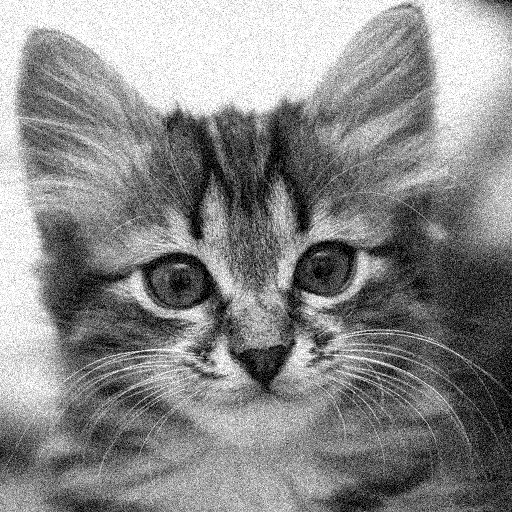
//> input picture cmake-build-debug/images/source/cat/cat_0.10.png, 512 x 512 px
$ ./main   (built with g++ and OpenCV 4)
//> lines starting //> are read from the running program, lines starting //| are printed output that depends on the picture
#include <iostream>
#include <opencv2/core.hpp>
#include <opencv2/imgcodecs.hpp>
#include <algorithm>
#include <chrono>

using namespace std;
using namespace cv;

class ppnlm_denoiser {

    const bool store_deltas = false;

    const int max_depth = 8;
    const float smoothing = 1;
    const int patch_size = 3;
    const int kernel_size = 3;

    const int rel_max = (int) pow(2 * kernel_size + 1, 2);
    const float upper_bound = rel_max - (rel_max / 3);
    const float lower_bound = rel_max / 3;
    const float divider = rel_max / 3;

    vector<Mat> downfuse_levels;
    vector<Mat> upfuse_levels;
    vector<Mat> rel_levels;
    vector<vector<Mat>> delta_levels;

    // compute the largest possible size of a patch/kernel of mat centered around x,y and store the results in the refs
    void computeMinMax(Mat &mat, int y, int x, int &min_y, int &min_x, int &max_y, int &max_x, int size) {

        min_y = max(y - size, 0);
        min_x = max(x - size, 0);

        max_y = min(y + size, mat.rows);
        max_x = min(x + size, mat.cols);
    }

    // compute the largest possible patch in mat centered around x,y
    Mat getPatch(Mat &mat, int y, int x) {

        int min_y, min_x, max_y, max_x;
        computeMinMax(mat, y, x, min_y, min_x, max_y, max_x, patch_size);

        Range rows(min_y, max_y);
        Range cols(min_x, max_x);

        Mat out(mat, rows, cols);
        return out;
    }

    // compute a delta by comparing 2 patches
    float calculateDelta(Mat &local_patch, Mat &other_patch) {

        float sum = 0;

        for(int y = 0; y < local_patch.rows; y++) {
            for(int x = 0; x < local_patch.cols; x++) {

                float diff = (1 / smoothing) * (local_patch.at<float>(y, x) - other_patch.at<float>(y, x));
                sum += (float) pow(diff, 2);
            }
        }

        return exp(-sum);
    }

    //compute the current downfuse pixel
    float downfusePixel(Mat mat, int local_y, int local_x, float &weight_sum, float &weight_sqrd_sum, Mat &delta_mat) {

        float pixel_sum = 0;

        Mat local_patch = getPatch(mat, local_y, local_x);

        int min_y, min_x, max_y, max_x;
        computeMinMax(mat, local_y, local_x, min_y, min_x, max_y, max_x, kernel_size);

        delta_mat = Mat(max_y - min_y, max_x - min_x, mat.type());

        for(int y = min_y; y < max_y; y++) {
            for(int x = min_x; x < max_x; x++) {

                Mat other_patch = getPatch(mat, y, x);

                float rel_score = rel_levels.back().at<float>(y, x);

                float delta = calculateDelta(local_patch, other_patch);
                assert((delta >= 0 && delta <= 1));

                float weight = rel_score * delta;
                assert((weight >= 0 && weight <= rel_max));

                delta_mat.at<float>(y - min_y, x - min_x) = delta;

                weight_sum += weight;
                weight_sqrd_sum += (float) pow(weight, 2);

                pixel_sum += weight * mat.at<float>(y, x);
            }
        }

        return pixel_sum;
    }

    // compute the current downfuse level
    void downfuse(int depth) {

        cout << "downfuse level: " << depth << endl;
        if(depth >= max_depth) return;

        Mat input = downfuse_levels.back();
        Mat output(input.rows / 2, input.cols / 2, input.type());
        Mat rels(output.rows, output.cols, output.type());
        vector<Mat> deltas(input.rows * input.cols);

        #pragma omp parallel for
        for(int y = 0; y < input.rows; y += 2) {
            for(int x = 0; x < input.cols; x += 2) {

                float weight_sum = 0;
                float weight_sqrd_sum = 0;
                Mat delta_mat;

                float val = downfusePixel(input, y, x, weight_sum, weight_sqrd_sum, delta_mat);

                deltas[(y * input.rows + x) / 2] = delta_mat;

                if(weight_sum != 0) {
                    float val_output = val / weight_sum;
                    assert((val_output >= 0 && val_output <= 1));
                    output.at<float>(y / 2, x / 2) = val_output;
                } else {
                    output.at<float>(y / 2, x / 2) = 0;
                }

                if(weight_sqrd_sum != 0) {
                    float rel_output = ((float) pow(weight_sum, 2)) / weight_sqrd_sum;
                    assert((rel_output >= 1 && rel_output <= rel_max));
                    rels.at<float>(y / 2, x / 2) = rel_output;
                } else {
                    rels.at<float>(y / 2, x / 2) = 1;
                }
            }
        }

        downfuse_levels.push_back(output);
        rel_levels.push_back(rels);
        delta_levels.push_back(deltas);

        downfuse(++depth);
    }

    // compute the nlm part of a pixel in the current upfuse level
    float nlmPixel(Mat &mat, int local_y, int local_x, float &weight_sum, Mat &deltas) {

        float pixel_sum = 0;

        Mat local_patch = getPatch(mat, local_y, local_x);

        int min_y, min_x, max_y, max_x;
        computeMinMax(mat, local_y, local_x, min_y, min_x, max_y, max_x, kernel_size);

        for(int y = min_y; y < max_y; y++) {
            for(int x = min_x; x < max_x; x++) {

                float delta;
                if(store_deltas && local_y % 2 == 0 && local_x % 2 == 0) {
                    delta = deltas.at<float>(y - min_y, x - min_x);
                } else {
                    Mat other_patch = getPatch(mat, y, x);
                    delta = calculateDelta(local_patch, other_patch);
                    assert((delta >= 0 && delta <= 1));
                }

                float weight = delta;
                assert((weight >= 0 && weight <= 1));

                weight_sum += weight;
                pixel_sum += weight * mat.at<float>(y, x);
            }
        }

        return pixel_sum;
    }

    // compute the upfuse part of a pixel in the current upfuse level
    float upfusePixel(Mat &finer, Mat &coarser, int local_y, int local_x, float &weight_sum, Mat &deltas) {

        float pixel_sum = 0;

        Mat local_patch = getPatch(finer, 2 * (local_y / 2), 2 * (local_x / 2));

        int min_y, min_x, max_y, max_x;
        computeMinMax(coarser, local_y / 2, local_x / 2, min_y, min_x, max_y, max_x, kernel_size);

        for(int y = min_y; y < max_y; y++) {
            for(int x = min_x; x < max_x; x++) {

                float rel_score = rel_levels.back().at<float>(y, x);

                float delta;
                if(store_deltas && local_y % 2 == 0 && local_x % 2 == 0) {
                    delta = deltas.at<float>(y - min_y, x - min_x);
                } else {
                    Mat other_patch = getPatch(finer, y * 2, x * 2);
                    delta = calculateDelta(local_patch, other_patch);
                    assert((delta >= 0 && delta <= 1));
                }

                float weight = rel_score * delta;
                assert((weight >= 0 && weight <= 1));

                weight_sum += weight;
                pixel_sum += weight * coarser.at<float>(y, x);
            }
        }

        return pixel_sum;
    }

    // compute the current upfuse level
    void upfuse(int depth) {

        cout << "upfuse level: " << depth << endl;
        if(depth <= 0) return;

        Mat finer = downfuse_levels[depth - 1];
        Mat coarser = upfuse_levels.back();
        Mat output(finer.rows, finer.cols, finer.type());

        vector<Mat> deltas = delta_levels.back();

        #pragma omp parallel for
        for(int y = 0; y < output.rows; y++) {
            for(int x = 0; x < output.cols; x++) {

                float weight_sum = 0;

                Mat delta_mat = deltas[(y * output.rows + x) / 2];

                float val2 = upfusePixel(finer, coarser, y, x, weight_sum, delta_mat);
                float val1 = nlmPixel(finer, y, x, weight_sum, delta_mat);

                if(weight_sum != 0) {
                    float val_output = (val1 + val2) / weight_sum;
                    assert((val_output >= 0 && val_output <= 1));
                    output.at<float>(y, x) = val_output;
                } else {
                    output.at<float>(y, x) = 0;
                }
            }
        }

        upfuse_levels.push_back(output);
        rel_levels.pop_back();
        delta_levels.pop_back();

        upfuse(--depth);
    }

    void clampRels(Mat& rels) {
        for(int i = 0; i < rels.rows; i++) {
            for(int j = 0; j < rels.cols; j++) {
                float val = rels.at<float>(i, j);
                float clamped_val = fmin(fmax(0, val - lower_bound), rel_max - upper_bound);
                float normalized_val = clamped_val / divider;
                assert((normalized_val >= 0 && normalized_val <= 1));
                rels.at<float>(i, j) = normalized_val;
            }
        }
    }

public:

    // denoise input mat and return the result
    Mat denoise(Mat &mat) {

        downfuse_levels.push_back(mat);
        rel_levels.push_back(Mat(mat.rows, mat.cols, mat.type(), rel_max));

        downfuse(0);

        upfuse_levels.push_back(downfuse_levels.back());

        for(auto rels: rel_levels) {
            clampRels(rels);
        }

        upfuse(max_depth);

        return upfuse_levels.back();
    }

    // write the downfuse and upfuse level mats to images
    void writeLevels() {

        cout << "writing downfuse levels" << endl;
        for(Mat downfuse : downfuse_levels) {
            Mat output;
            downfuse.convertTo(output, CV_8U, 255.0);
            imwrite("images/levels/downfuse_" + to_string(output.rows) + ".png", output);
        }

        cout << "writing upfuse levels" << endl;
        for(Mat upfuse : upfuse_levels) {
            Mat output;
            upfuse.convertTo(output, CV_8U, 255.0);
            imwrite("images/levels/upfuse_" + to_string(output.rows) + ".png", output);
        }
    }

    void writeRels(Mat &rels) {

        cout << "writing rels" << endl;

        Mat output;
        rels.convertTo(output, CV_8U, 255.0);

        imwrite("images/rels/rels_" + to_string(output.rows) + ".png", output);
    }
};


int main() {

    // measure starting moment
    auto start = chrono::high_resolution_clock::now();

    string image_path = "images/source/cat/cat_0.10.png";
    Mat input, float_input, float_output, output;

    // load input uint image and convert to a float image
    input = imread(image_path, IMREAD_GRAYSCALE);
//> input is the input picture: 512 rows x 512 cols, CV_8UC1; min 0, max 255, mean 137.1
    input.convertTo(float_input, CV_32F, 1.0 / 255.0);

    // denoise image
    ppnlm_denoiser ppnlm;
    float_output = ppnlm.denoise(float_input);
//> after the loop in downfuse, `for(int y = 0; y < input.rows; y += 2)`:
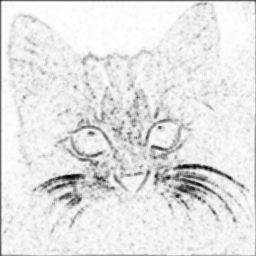
//> rels: 256 rows x 256 cols, CV_32FC1; min 5.32, max 35.97, mean 32.8; drawn with min black and max white
//> in downfuse, `rel_levels.push_back(rels);`: rel_levels[0]: 512 rows x 512 cols, CV_32FC1; every value is 49
//> in downfuse, `delta_levels.push_back(deltas);`: delta_levels = 1 item
//> call 2 of downfuse, with depth = 1
//> after the loop in downfuse (call 2), `for(int y = 0; y < input.rows; y += 2)`:
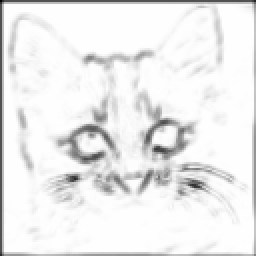
//> rels: 128 rows x 128 cols, CV_32FC1 (shown 2 times larger); min 7.84, max 36, mean 34; drawn with min black and max white
//> in downfuse (call 2), `delta_levels.push_back(deltas);`: delta_levels = 2 items
//> call 3 of downfuse, with depth = 2
//> after the loop in downfuse (call 3), `for(int y = 0; y < input.rows; y += 2)`:
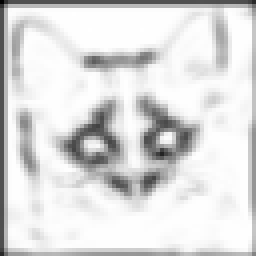
//> rels: 64 rows x 64 cols, CV_32FC1 (shown 4 times larger); min 7.66, max 36, mean 32.2; drawn with min black and max white
//> in downfuse (call 3), `delta_levels.push_back(deltas);`: delta_levels = 3 items
//> call 4 of downfuse, with depth = 3
//> after the loop in downfuse (call 4), `for(int y = 0; y < input.rows; y += 2)`:
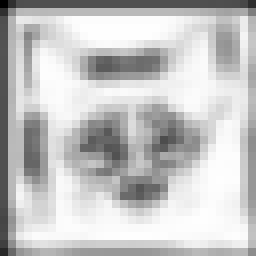
//> rels: 32 rows x 32 cols, CV_32FC1 (shown 8 times larger); min 7.63, max 36, mean 29.5; drawn with min black and max white
//> in downfuse (call 4), `delta_levels.push_back(deltas);`: delta_levels = 4 items
//> the loop in denoise, `for(auto rels: rel_levels)` made 9 passes
//> rels on pass 9: [[0, 0], [0, 0]]
//> in upfuse, `Mat finer = downfuse_levels[depth - 1];`: finer = [[0.756, 0.784, 0.774, 0.766], [0.695, 0.693, 0.671, 0.637], [0.653, 0.62, 0.571, 0.522], [0.596, 0.539, 0.488, 0.44]]
//> in upfuse, `Mat coarser = upfuse_levels.back();`: coarser = [[0.673, 0.659], [0.643, 0.628]]
//> after the loop in upfuse, `for(int y = 0; y < output.rows; y++)`: output = [[0.691, 0.678, 0.678, 0.678], [0.653, 0.638, 0.638, 0.638], [0.653, 0.638, 0.638, 0.638], [0.653, 0.638, 0.638, 0.638]]
//> in upfuse, `rel_levels.pop_back();`:
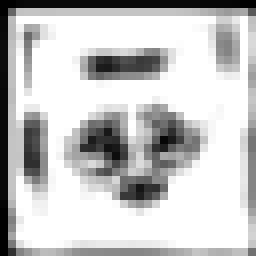
//> rel_levels[4]: 32 rows x 32 cols, CV_32FC1 (shown 8 times larger); min 0, max 1, mean 0.774
//> in upfuse, `delta_levels.pop_back();`: delta_levels = 7 items
//> call 4 of upfuse, with depth = 5
//> after the loop in upfuse (call 4), `for(int y = 0; y < output.rows; y++)`:
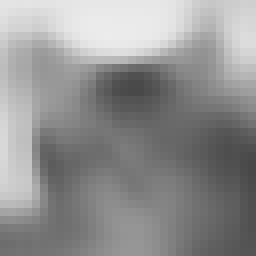
//> output: 32 rows x 32 cols, CV_32FC1 (shown 8 times larger); min 0.284, max 0.926, mean 0.571
//> in upfuse (call 4), `delta_levels.pop_back();`: delta_levels = 4 items
//> after the loop in upfuse (call 5), `for(int y = 0; y < output.rows; y++)`:
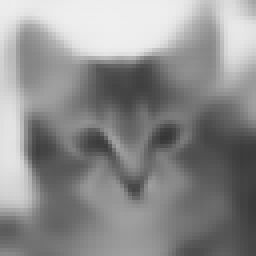
//> output: 64 rows x 64 cols, CV_32FC1 (shown 4 times larger); min 0.214, max 0.94, mean 0.556
//> in upfuse (call 5), `delta_levels.pop_back();`: delta_levels = 3 items

    // measure ending moment and print the duration
    auto stop = chrono::high_resolution_clock::now();
    auto duration = chrono::duration_cast<chrono::milliseconds>(stop - start);
    cout << "duration (ms): " << duration.count() << endl;

    // write levels as images
    //ppnlm.writeLevels();

    // write output image
    float_output.convertTo(output, CV_8U, 255.0);
//> output: 512 rows x 512 cols, CV_8UC1
    imwrite("images/result/cat.png", output);

    return 0;
}
